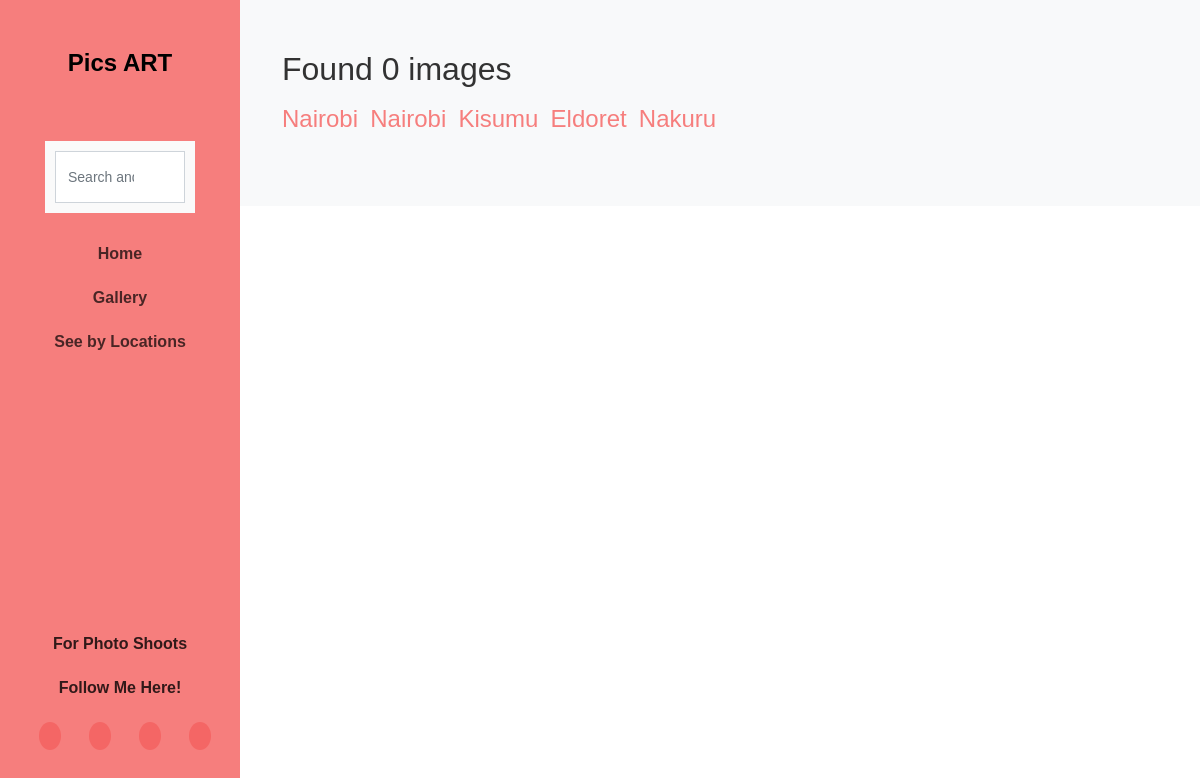
The app's page /location/6, older data.
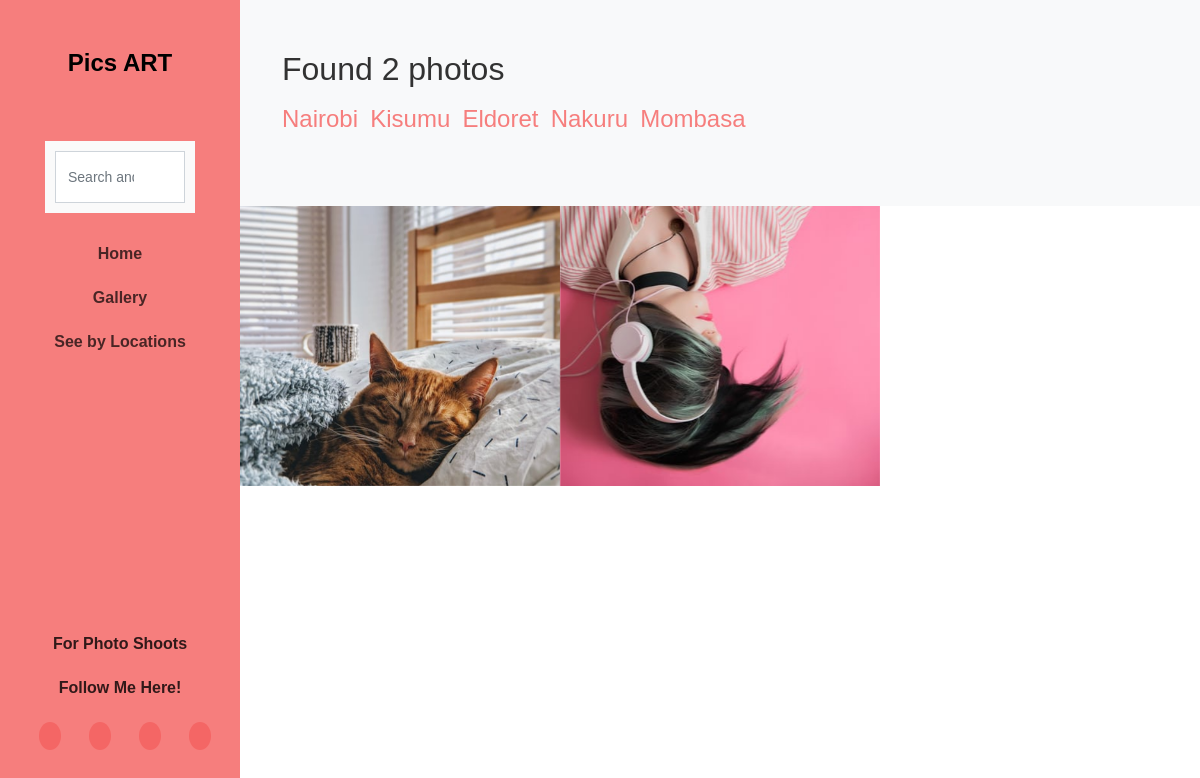
The same page, newer data.
### pics/models.py (models this page shows, shortened)
class Location(models.Model):
    place = models.CharField(max_length=30)
    def __str__(self):
        return self.place

class Image(models.Model):
    Name = models.CharField(max_length=60)
    description = models.TextField(default=Deafult_desc)
    category = models.ForeignKey(Category, on_delete=models.CASCADE)
    location = models.ForeignKey(Location, on_delete=models.CASCADE)
    image = models.ImageField(upload_to='images/' ,default='default.jpg')
    @classmethod
    def search_by_location(cls, search_term):
        image = Image.objects.filter(location__id=search_term).all()
        return image

### pics/views.py (the view)
# urls.py: re_path(r'^location/(?P<location>\d+)',views.search_by_location, name='location_filter'),
def search_by_location(request, location):
    locations = Location.objects.all()
    image = Image.search_by_location(location)
    return render(request, 'location.html', {"image": image, "locations": locations})

### pics/models.py (called while the page is built)
    def __str__(self):
        return self.Name

### pics/templates/location.html (shortened to what this page needs)
{%extends 'base.html'%}
{% load static%}
{% block content %}
<div id="colorlib-main">
    <section class="ftco-section bg-light ftco-bread">
        <div class="container">
            <div class="row no-gutters slider-text align-items-center">
                {% if image %}
                <div class="col-md-9 ftco-animate">
                    <h2>Found {{ image|length }} photos</h2>
                    {% else %}
                    <h2>Found 0 images</h2>
                </div>
                {% endif %}
                <ul class="list-inline">
                    {% for location in locations %}
                    <h4 class="list-inline-item text-body"><a href="/location/{{location.id}}">{{location}}</a></h4>
                    {% endfor %}
                </ul>
            </div>
        </div>
    </section>
    <section class="ftco-section-2">
        <div class="photograhy">
            <div class="row no-gutters">
                {% for image in image %}
                <div class="col-md-4 ftco-animate">
                    <a href="{{image.image.url}}"
                        class="photography-entry img image-popup d-flex justify-content-center align-items-center"
                        style="background-image: url({{image.image.url}});">
                    </a>
                </div>
                {% endfor %}
            </div>
        </div>
    </section>
</div>
{% endblock %}

Row changes from the older to the newer data that the page shows:
removed Location: place "Nairobi"
added Location: place "Mombasa"
added Image: image (picture)
added Image: image (picture)
Text that changed along with them:
{{ image|length }}: (not shown) → "2"
text no longer shown: "Found 0 images"
text now shown: "Found photos"
